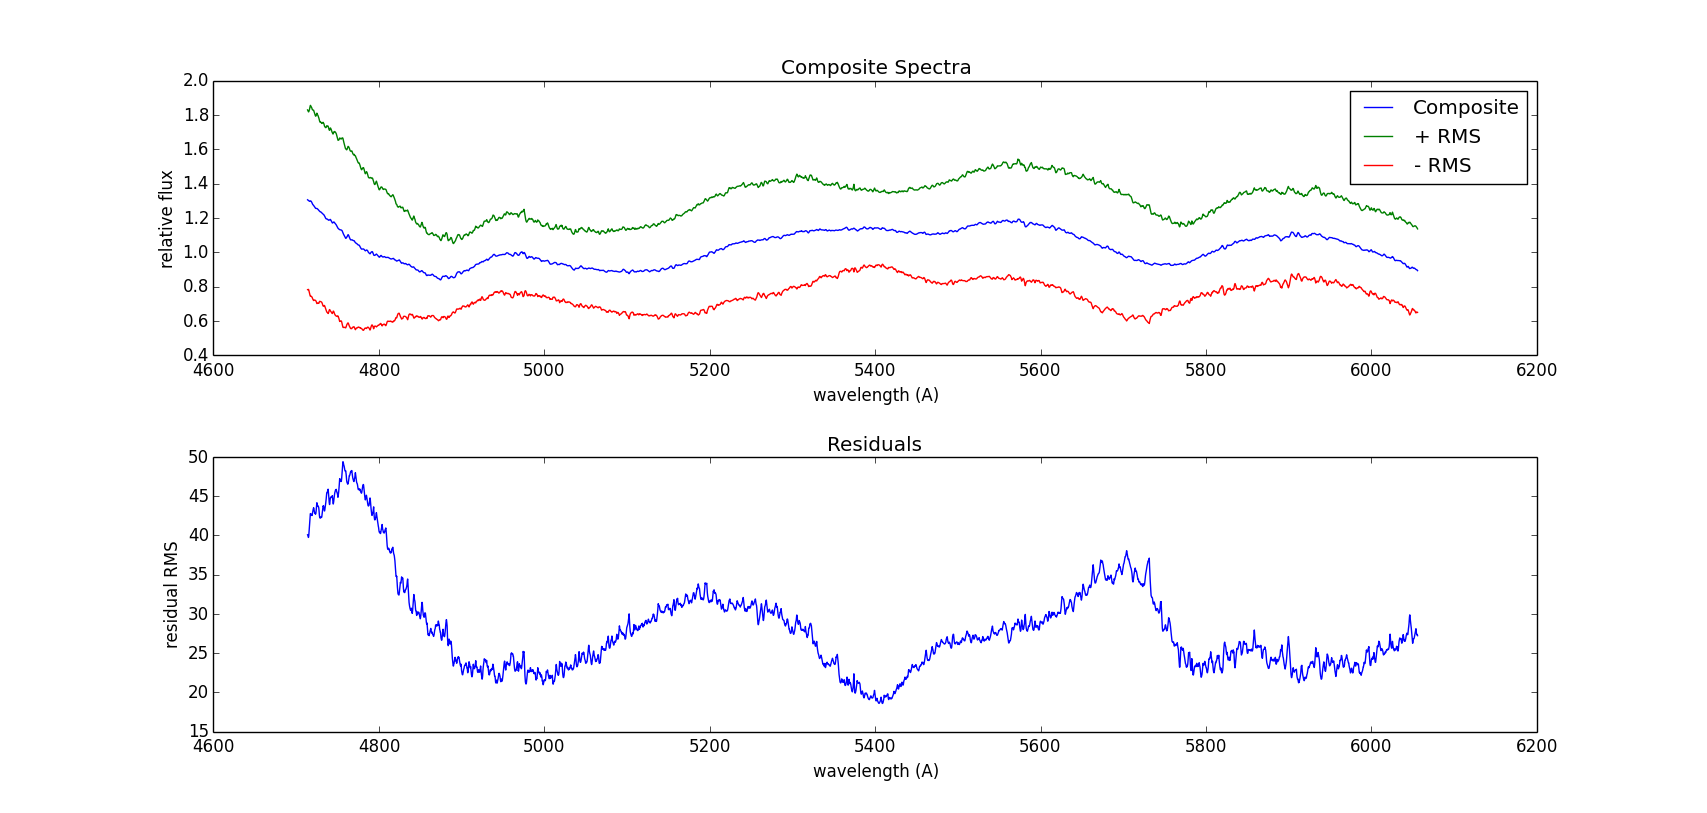

Here is the Python script that generated this plot:
# -*- coding: utf-8 -*-
"""
Created on Fri Jan 24 16:17:39 2014

@author: Brian and Ricky
"""

import numpy as np
import os
import matplotlib.pyplot as plt

rootdir = './data/cfa' # directory where data is

SNdata = []     # top-level list of all data components
data = []       # wavelength, flux data sets
filename = []   # filename of data set
z = []          # redshift for particular SN

redshift = np.genfromtxt("cfasnIa_param.dat", dtype = None, skiprows = 44, unpack = True)   # loads redshift and other SN data

# print redshift[0]
# print redshift
# print len(redshift)

for root, dirs, files in os.walk(rootdir):  # looks in all folders within rootdir
    for file in files:
        if file.endswith(".flm"):       # loads files with .flm extensions
             data = np.genfromtxt(os.path.join(root, file), skiprows = 0, unpack = True)    # opens data file
             filename = os.path.splitext(os.path.basename(os.path.join(root, file)))[0]     # takes full directory name of file, removes directory folder names, then removes .flm extension
             SNname = os.path.basename(root)    # name of SN, used to match redshift data with SN
             print filename                     # displays name of SN, useful for seeing last good data read in case of a corrupted data file
             for m in range(len(redshift)):     # matches SN name with associated redshift
#                 print SNname[2:], redshift[m][0]
                 if SNname[2:] == redshift[m][0]:
                     z = redshift[m][1]
#                     print z
             SNdata.append([filename, z, data]) # fills SN data list with individual SN data set
#             print SNdata

# SNdata[SN set][0=filename, 1=redshift, 2=spectral data][0=wavelength,1=flux]
# print SNdata[0][0] # SN data file
# print SNdata[0][1] # redshift, z
# print SNdata[0][2][0][1] # wavelength

deredshift_data = []    # wavelength data adjusted for redshift

print len(SNdata)       # prints number of data files opened

for m in range(len(SNdata)):    # performs redshift adjustment on wavelength data
    deredshift_data.append((SNdata[m][2][0])/(1 + SNdata[m][1]))
#    print SNdata[m][0], deredshift_data[m]

# print len(deredshift_data)

wave_min = []   # collection of the minimum wavelengths in each SN data set
wave_max = []   # collection of the maximum wavelengths in each SN data set

# finds the overlap of the data sets
for m in range(len(deredshift_data)):       # finds max and min wavelengths in each data set
    wave_min.append(min(deredshift_data[m]))
    wave_max.append(max(deredshift_data[m]))

xmin = max(wave_min)    # finds the maximum minimum value (lower wavelength bound)
xmax = min(wave_max)    # finds the minimum maximum value (upper wavelength bound)

x_val = np.linspace(xmin, xmax, 100000) # creates linearly evenly spaced wavelength values within overlap

interp_data = []    # interpolated data points for operlap

for m in range(len(deredshift_data)):   # creates interpolated data points for flux at the overlapped wavelength values
    interp_data.append(np.interp(x_val, SNdata[m][2][0], SNdata[m][2][1]))

median = []         # median values for each interpolated flux set
scaled_data = []    # scaled flux data using median value

for m in range(len(deredshift_data)):   # finds median value and scales interpolated data to it
    median.append(np.median(interp_data[m]))
    scaled_data.append(interp_data[m]/median[m])

"""
print "median =", median
print len(x_val)
print len(scaled_data)
print len(interp_data)
print len(SNdata)
"""

comp_data = np.mean(scaled_data, axis = 0)  # composite data set, takes mean values of interpolated flux data at each wavelength

delta_data = []     # difference from the mean value

for m in range(len(scaled_data)):   # finds difference between composite data and interpolated data sets
    delta_data.append(comp_data-scaled_data[m]) 

rms_data = np.sqrt(np.mean(np.square(delta_data), axis = 0))    # finds root-mean-square of differences at each wavelength within overlap

# plots composite and rms data set
plt.subplot(2, 1, 1)
plt.title('Composite Spectra')
plt.xlabel('wavelength (A)')
plt.ylabel('relative flux')
plt.plot(x_val, comp_data, label = "Composite")
plt.plot(x_val, comp_data+rms_data, label = "+ RMS")
plt.plot(x_val, comp_data-rms_data, label = "- RMS")
plt.legend()

# plots residual rms of data
plt.subplot(2, 1, 2)
plt.title('Residuals')
plt.xlabel('wavelength (A)')
plt.ylabel('residual RMS')
plt.plot(x_val, rms_data/comp_data*100, label = "residual rms")
#plt.legend()



# other plots:
"""
# plots de-redshifted, interpolated, unscaled data within overlap
plt.subplot(1, 4, 1)
plt.xlabel('wavelength (A)')
plt.ylabel('relative flux')
for m in range(len(deredshift_data)):
    plt.plot(x_val, interp_data[m], label = SNdata[m][0])
#plt.legend()

# plots de-redshifted, interpolated, scaled data within overlap
plt.subplot(1, 4, 2)
plt.xlabel('wavelength (A)')
plt.ylabel('relative flux')
for m in range(len(deredshift_data)):
    plt.plot(x_val, scaled_data[m], label = SNdata[m][0])
#plt.legend()

# plots composite data set
plt.subplot(1, 4, 3)
plt.xlabel('wavelength (A)')
plt.ylabel('relative flux')
plt.plot(x_val, comp_data, label = "Composite")
plt.legend()

# plots difference from composite
plt.subplot(1, 4, 4)
plt.xlabel('wavelength (A)')
plt.ylabel('relative flux')
for m in range(len(deredshift_data)):
    plt.plot(x_val, delta_data[m], label = SNdata[m][0])
#plt.legend()

# plots rms of data sets from composite
plt.subplot(1, 4, 4)
plt.xlabel('wavelength (A)')
plt.ylabel('rms/comp %')
plt.plot(x_val, rms_data/comp_data*100, label = "rms")
#plt.legend()

"""
























# older coding blocks:

"""
freq1 = d1[0]
flux1 = d1[1]
""
SNdata = [filename,freq1,flux1]
print SNdata[0]
print SNdata[1]
print SNdata[2]

""
for files in os.walk(rootdir):
#    print files
    for file in files[:]:
        print file
        if file.endswith(".flm"):
             print file
"""


"""

for file in os.listdir(rootdir):
    if file.endswith(".flm"):
        print file

"""

"""
deredshift_wave = []

#    for n in range(len(SNdata[m][2][0])):
#        deredshift_wave.append((SNdata[m][2][0][n])/(1 + SNdata[m][1]))
"""
